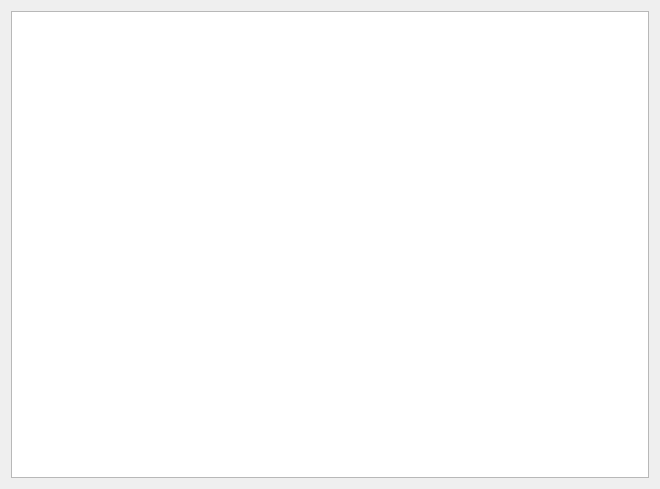
<?xml version="1.0" encoding="UTF-8"?>
<ui version="4.0">
 <class>HistoryForm</class>
 <widget class="QWidget" name="HistoryForm">
  <property name="geometry">
   <rect>
    <x>0</x>
    <y>0</y>
    <width>660</width>
    <height>489</height>
   </rect>
  </property>
  <property name="windowTitle">
   <string>Form</string>
  </property>
  <layout class="QHBoxLayout" name="horizontalLayout">
   <item>
    <widget class="QTableView" name="tv_history"/>
   </item>
  </layout>
 </widget>
 <resources/>
 <connections/>
</ui>
